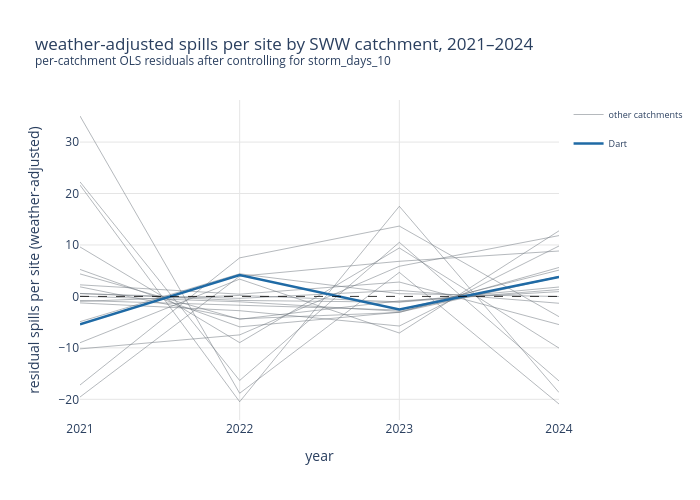

Notebook code cell kept with this figure:
### Code cell
# interactive plotly version of the section 5c residuals overlay - replicates the matplotlib version above with hover tooltips and legend toggle per catchment
fig = go.Figure()

for catchment, group in resid_df.groupby('catchment_name'):
    data = group.sort_values('year')
    if catchment == 'Dart':
        continue  # dart plotted last so it renders on top of all grey lines
    fig.add_trace(go.Scatter(
        x=data['year'], # year on x axis
        y=data['residual'], # weather adjusted residual on y axis
        mode='lines', # lines only - no markers
        name='other catchments', # all grey lines share one legend entry
        legendgroup='others', # groups all grey lines so one legend click toggles all of them together
        showlegend=(catchment == resid_df['catchment_name'].unique()[0]), # only first grey trace shows in legend - avoids 19 duplicate entries
        line=dict(color=COLOUR_NATIONAL, width=1), # grey colour matched to matplotlib version
        opacity=0.5, # matched to matplotlib alpha
        customdata=[[catchment]] * len(data), # passes catchment name into hover via customdata
        hovertemplate='<b>%{customdata[0]}</b><br>year: %{x}<br>residual: %{y:.2f}<extra></extra>',)) # hover shows catchment name, year and residual value

dart_resid = resid_df[resid_df['catchment_name'] == 'Dart'].sort_values('year')
fig.add_trace(go.Scatter(
    x=dart_resid['year'], # year on x axis
    y=dart_resid['residual'], # weather adjusted residual on y axis
    mode='lines', # lines only - no markers
    name='Dart', # separate legend entry for dart
    legendgroup='dart', # dart in its own legend group
    line=dict(color=COLOUR_DART, width=2.5), # blue colour and heavier line weight matched to matplotlib version
    hovertemplate='<b>Dart</b><br>year: %{x}<br>residual: %{y:.2f}<extra></extra>',)) # hover shows dart name, year and residual value

fig.add_hline(y=0, line_dash='dash', line_color='black', line_width=0.8) # reference line at zero - above means more spills than weather predicts, below means fewer

fig.update_layout(
    title='weather-adjusted spills per site by SWW catchment, 2021–2024<br><sup>per-catchment OLS residuals after controlling for storm_days_10</sup>', # matches matplotlib title
    xaxis_title='year', # matches matplotlib x axis label
    yaxis_title='residual spills per site (weather-adjusted)', # matches matplotlib y axis label
    height=500, # height in pixels
    plot_bgcolor='white', # white plot background to match seaborn whitegrid style
    paper_bgcolor='white', # white paper background
    width=700, # constrains chart width to match matplotlib figure width
    legend=dict(font=dict(size=9)),) # legend font size matched to matplotlib version

fig.update_xaxes(showgrid=True, gridcolor='#e5e5e5', tickvals=[2021, 2022, 2023, 2024]) # integer year ticks only - matches matplotlib set_xticks
fig.update_yaxes(showgrid=True, gridcolor='#e5e5e5') # light grey grid lines on y axis

print('The chart below is interactive - hover over any line to see exact values, or click a legend entry to show or hide individual series.') # signpost printed directly above the chart output
fig.show()

### Figure 1 — Plotly figure (JSON) as saved in the notebook; plotly's stock layout.template omitted (floating-point values rounded to 4 significant figures)
{"data": [{"customdata": [["Allen"], ["Allen"], ["Allen"], ["Allen"]], "hovertemplate": "<b>%{customdata[0]}</b><br>year: %{x}<br>residual: %{y:.2f}<extra></extra>", "legendgroup": "others", "line": {"color": "#6c757d", "width": 1}, "mode": "lines", "name": "other catchments", "opacity": 0.5, "showlegend": true, "type": "scatter", "x": [2021, 2022, 2023, 2024], "y": [35.07, -18.83, 4.673, -20.91]}, {"customdata": [["Exe (Barle to Culm)"], ["Exe (Barle to Culm)"], ["Exe (Barle to Culm)"], ["Exe (Barle to Culm)"]], "hovertemplate": "<b>%{customdata[0]}</b><br>year: %{x}<br>residual: %{y:.2f}<extra></extra>", "legendgroup": "others", "line": {"color": "#6c757d", "width": 1}, "mode": "lines", "name": "other catchments", "opacity": 0.5, "showlegend": false, "type": "scatter", "x": [2021, 2022, 2023, 2024], "y": [-1.264, -2.778, -5.759, 9.8]}, {"customdata": [["Harbourne River"], ["Harbourne River"], ["Harbourne River"], ["Harbourne River"]], "hovertemplate": "<b>%{customdata[0]}</b><br>year: %{x}<br>residual: %{y:.2f}<extra></extra>", "legendgroup": "others", "line": {"color": "#6c757d", "width": 1}, "mode": "lines", "name": "other catchments", "opacity": 0.5, "showlegend": false, "type": "scatter", "x": [2021, 2022, 2023, 2024], "y": [22.26, -16.34, 10.51, -16.44]}, {"customdata": [["Lower Axe"], ["Lower Axe"], ["Lower Axe"], ["Lower Axe"]], "hovertemplate": "<b>%{customdata[0]}</b><br>year: %{x}<br>residual: %{y:.2f}<extra></extra>", "legendgroup": "others", "line": {"color": "#6c757d", "width": 1}, "mode": "lines", "name": "other catchments", "opacity": 0.5, "showlegend": false, "type": "scatter", "x": [2021, 2022, 2023, 2024], "y": [0.5456, -0.3819, 1.168, -1.332]}, {"customdata": [["Lower Culm"], ["Lower Culm"], ["Lower Culm"], ["Lower Culm"]], "hovertemplate": "<b>%{customdata[0]}</b><br>year: %{x}<br>residual: %{y:.2f}<extra></extra>", "legendgroup": "others", "line": {"color": "#6c757d", "width": 1}, "mode": "lines", "name": "other catchments", "opacity": 0.5, "showlegend": false, "type": "scatter", "x": [2021, 2022, 2023, 2024], "y": [-0.7917, -1.675, -2.644, 5.11]}, {"customdata": [["Lower River Inny"], ["Lower River Inny"], ["Lower River Inny"], ["Lower River Inny"]], "hovertemplate": "<b>%{customdata[0]}</b><br>year: %{x}<br>residual: %{y:.2f}<extra></extra>", "legendgroup": "others", "line": {"color": "#6c757d", "width": 1}, "mode": "lines", "name": "other catchments", "opacity": 0.5, "showlegend": false, "type": "scatter", "x": [2021, 2022, 2023, 2024], "y": [9.614, -8.986, 9.417, -10.05]}, {"customdata": [["Lower River Lynher"], ["Lower River Lynher"], ["Lower River Lynher"], ["Lower River Lynher"]], "hovertemplate": "<b>%{customdata[0]}</b><br>year: %{x}<br>residual: %{y:.2f}<extra></extra>", "legendgroup": "others", "line": {"color": "#6c757d", "width": 1}, "mode": "lines", "name": "other catchments", "opacity": 0.5, "showlegend": false, "type": "scatter", "x": [2021, 2022, 2023, 2024], "y": [21.64, -20.47, 17.52, -18.68]}, {"customdata": [["Lower River Otter"], ["Lower River Otter"], ["Lower River Otter"], ["Lower River Otter"]], "hovertemplate": "<b>%{customdata[0]}</b><br>year: %{x}<br>residual: %{y:.2f}<extra></extra>", "legendgroup": "others", "line": {"color": "#6c757d", "width": 1}, "mode": "lines", "name": "other catchments", "opacity": 0.5, "showlegend": false, "type": "scatter", "x": [2021, 2022, 2023, 2024], "y": [-0.9689, 0.1938, -1.054, 1.829]}, {"customdata": [["Lower River Tamar"], ["Lower River Tamar"], ["Lower River Tamar"], ["Lower River Tamar"]], "hovertemplate": "<b>%{customdata[0]}</b><br>year: %{x}<br>residual: %{y:.2f}<extra></extra>", "legendgroup": "others", "line": {"color": "#6c757d", "width": 1}, "mode": "lines", "name": "other catchments", "opacity": 0.5, "showlegend": false, "type": "scatter", "x": [2021, 2022, 2023, 2024], "y": [4.371, -4.429, -0.8723, 0.9304]}, {"customdata": [["Lower River Tavy"], ["Lower River Tavy"], ["Lower River Tavy"], ["Lower River Tavy"]], "hovertemplate": "<b>%{customdata[0]}</b><br>year: %{x}<br>residual: %{y:.2f}<extra></extra>", "legendgroup": "others", "line": {"color": "#6c757d", "width": 1}, "mode": "lines", "name": "other catchments", "opacity": 0.5, "showlegend": false, "type": "scatter", "x": [2021, 2022, 2023, 2024], "y": [0.0489, -1.049, -2.906, 3.906]}, {"customdata": [["Meavy"], ["Meavy"], ["Meavy"], ["Meavy"]], "hovertemplate": "<b>%{customdata[0]}</b><br>year: %{x}<br>residual: %{y:.2f}<extra></extra>", "legendgroup": "others", "line": {"color": "#6c757d", "width": 1}, "mode": "lines", "name": "other catchments", "opacity": 0.5, "showlegend": false, "type": "scatter", "x": [2021, 2022, 2023, 2024], "y": [-9.002, 3.362, -7.112, 12.75]}, {"customdata": [["Seaton"], ["Seaton"], ["Seaton"], ["Seaton"]], "hovertemplate": "<b>%{customdata[0]}</b><br>year: %{x}<br>residual: %{y:.2f}<extra></extra>", "legendgroup": "others", "line": {"color": "#6c757d", "width": 1}, "mode": "lines", "name": "other catchments", "opacity": 0.5, "showlegend": false, "type": "scatter", "x": [2021, 2022, 2023, 2024], "y": [-4.908, 4.393, 0.5326, -0.01684]}, {"customdata": [["Spratford Stream"], ["Spratford Stream"], ["Spratford Stream"], ["Spratford Stream"]], "hovertemplate": "<b>%{customdata[0]}</b><br>year: %{x}<br>residual: %{y:.2f}<extra></extra>", "legendgroup": "others", "line": {"color": "#6c757d", "width": 1}, "mode": "lines", "name": "other catchments", "opacity": 0.5, "showlegend": false, "type": "scatter", "x": [2021, 2022, 2023, 2024], "y": [1.86, -4.364, -3.12, 5.623]}, {"customdata": [["Tale"], ["Tale"], ["Tale"], ["Tale"]], "hovertemplate": "<b>%{customdata[0]}</b><br>year: %{x}<br>residual: %{y:.2f}<extra></extra>", "legendgroup": "others", "line": {"color": "#6c757d", "width": 1}, "mode": "lines", "name": "other catchments", "opacity": 0.5, "showlegend": false, "type": "scatter", "x": [2021, 2022, 2023, 2024], "y": [-19.56, 3.912, 6.824, 8.824]}, {"customdata": [["Teign (Lower)"], ["Teign (Lower)"], ["Teign (Lower)"], ["Teign (Lower)"]], "hovertemplate": "<b>%{customdata[0]}</b><br>year: %{x}<br>residual: %{y:.2f}<extra></extra>", "legendgroup": "others", "line": {"color": "#6c757d", "width": 1}, "mode": "lines", "name": "other catchments", "opacity": 0.5, "showlegend": false, "type": "scatter", "x": [2021, 2022, 2023, 2024], "y": [2.251, 0.4335, 2.793, -5.478]}, {"customdata": [["Torridge (Combe Lake to Lew)"], ["Torridge (Combe Lake to Lew)"], ["Torridge (Combe Lake to Lew)"], ["Torridge (Combe Lake to Lew)"]], "hovertemplate": "<b>%{customdata[0]}</b><br>year: %{x}<br>residual: %{y:.2f}<extra></extra>", "legendgroup": "others", "line": {"color": "#6c757d", "width": 1}, "mode": "lines", "name": "other catchments", "opacity": 0.5, "showlegend": false, "type": "scatter", "x": [2021, 2022, 2023, 2024], "y": [-17.22, 7.491, 13.67, -3.938]}, {"customdata": [["Torridge (Lew to Estuary)"], ["Torridge (Lew to Estuary)"], ["Torridge (Lew to Estuary)"], ["Torridge (Lew to Estuary)"]], "hovertemplate": "<b>%{customdata[0]}</b><br>year: %{x}<br>residual: %{y:.2f}<extra></extra>", "legendgroup": "others", "line": {"color": "#6c757d", "width": 1}, "mode": "lines", "name": "other catchments", "opacity": 0.5, "showlegend": false, "type": "scatter", "x": [2021, 2022, 2023, 2024], "y": [0.5794, -0.7857, -1.127, 1.333]}, {"customdata": [["Walkham"], ["Walkham"], ["Walkham"], ["Walkham"]], "hovertemplate": "<b>%{customdata[0]}</b><br>year: %{x}<br>residual: %{y:.2f}<extra></extra>", "legendgroup": "others", "line": {"color": "#6c757d", "width": 1}, "mode": "lines", "name": "other catchments", "opacity": 0.5, "showlegend": false, "type": "scatter", "x": [2021, 2022, 2023, 2024], "y": [-10.2, -7.481, 5.859, 11.82]}, {"customdata": [["Wray Brook"], ["Wray Brook"], ["Wray Brook"], ["Wray Brook"]], "hovertemplate": "<b>%{customdata[0]}</b><br>year: %{x}<br>residual: %{y:.2f}<extra></extra>", "legendgroup": "others", "line": {"color": "#6c757d", "width": 1}, "mode": "lines", "name": "other catchments", "opacity": 0.5, "showlegend": false, "type": "scatter", "x": [2021, 2022, 2023, 2024], "y": [5.244, -5.919, -3.066, 3.741]}, {"hovertemplate": "<b>Dart</b><br>year: %{x}<br>residual: %{y:.2f}<extra></extra>", "legendgroup": "dart", "line": {"color": "#1f6aa5", "width": 2.5}, "mode": "lines", "name": "Dart", "type": "scatter", "x": [2021, 2022, 2023, 2024], "y": [-5.402, 4.147, -2.547, 3.802]}], "layout": {"height": 500, "legend": {"font": {"size": 9}}, "paper_bgcolor": "white", "plot_bgcolor": "white", "shapes": [{"line": {"color": "black", "dash": "dash", "width": 0.8}, "type": "line", "x0": 0, "x1": 1, "xref": "x domain", "y0": 0, "y1": 0, "yref": "y"}], "title": {"text": "weather-adjusted spills per site by SWW catchment, 2021–2024<br><sup>per-catchment OLS residuals after controlling for storm_days_10</sup>"}, "width": 700, "xaxis": {"autorange": true, "gridcolor": "#e5e5e5", "range": [2021, 2024], "showgrid": true, "tickvals": [2021, 2022, 2023, 2024], "title": {"text": "year"}, "type": "linear"}, "yaxis": {"autorange": true, "gridcolor": "#e5e5e5", "range": [-24.02, 38.18], "showgrid": true, "title": {"text": "residual spills per site (weather-adjusted)"}, "type": "linear"}}}
